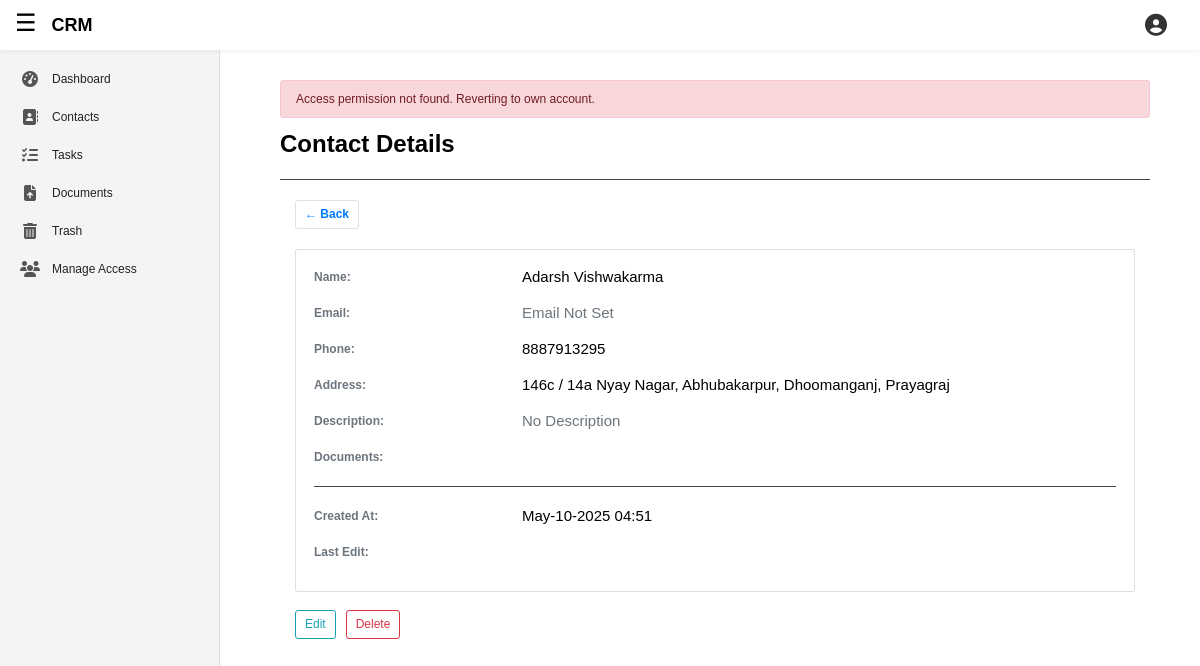
Page /apps/contacts/2/ (signed in) on the committed database.
### client/models.py (models this page shows, shortened)
class BaseModel(models.Model):
    is_deleted = models.BooleanField(default = False)
    deleted_at = models.DateTimeField(null = True, blank = True)
    class Meta:
        abstract = True

class Client(BaseModel):
    name = models.CharField(max_length=255)
    email = models.CharField(max_length=80)
    country_code = models.CharField(
        max_length=5,
        choices=COUNTRY_CODE_CHOICES,
        default='+91',
        blank = True,
        null = True,
    )
    phone = models.CharField(
        max_length=12,
        validators=[phone_number_validator],
        blank = True,
        null = True,
    )
    address = models.CharField(max_length=255, blank = True, null = True)
    description = models.TextField(blank = True, null = True)
    is_active = models.BooleanField(default=True)
    created_at = models.DateTimeField(auto_now_add=True)
    last_edit = models.DateTimeField(auto_now = True)
    objects = CustomManager()
    all_objects = models.Manager()
    list = models.ForeignKey(Project, on_delete=models.CASCADE)
    companyAssignee = models.ForeignKey(BusinessUser, on_delete=models.CASCADE)

### featuredApp/views.py (the view, shortened to what this page needs)
# urls.py: path('contacts/<int:pk>/', views.contact_detailed_view, name='appContactDetail'),
@login_required
def contact_detailed_view(request, pk):
    user = request.user.businessuser
    logged_in_user = request.user.businessuser
    active_business_user, is_success = get_active_business_user_with_permission(request, 'can_read_contact', show_err='Contact Read')
    if(active_business_user == logged_in_user):
        projects = Project.objects.filter(user = logged_in_user)
        contact = get_object_or_404(Client, companyAssignee = user, pk=pk)
        documents = Document.objects.filter(user = logged_in_user, related_to=contact)
    else:
        return redirect('appContacts')
    form_type = request.POST.get("form_type")
    formEditClient = ClientCreationForm(user = active_business_user, possible_projects = projects, instance = contact)
    context = {
        'contact': contact,
        'form': formEditClient,
        'documents': documents,
        'businessuser': user,
    }
    return render(
        request,
        'featuredApp/contact_detailed.html',
        context,
    )

### client/models.py (called while the page is built)
    def get_queryset(self):
        return super().get_queryset().filter(is_deleted = False)

    def __str__(self):
        return f'{self.name}'

### featuredApp/context_processor.py (called while the page is built)
def accessible_accounts(request):
    if request.user.is_authenticated:
        accounts = request.user.businessuser.accessible_accounts.select_related('owner', 'role')
        self_account = request.user.businessuser
    else:
        accounts = []
    return {
        'self_account': self_account,
        'accessible_accounts': accounts,
    }

### featuredApp/templates/featuredApp/contact_detailed.html (shortened to what this page needs)
{% extends 'featuredApp/base.html' %}
{% load static %}
{% load crispy_forms_tags %}
{% block addCSSlink %}
	<link rel="stylesheet" type="text/css" href="{% static 'featuredApp/pop_up.css' %}">
{% endblock addCSSlink %}
{% block contentBody1 %}
	<h2 class="font-weight-bold">Contact Details</h2>
	<hr class="division-line-h2" style="">
	<div class="container mt-4">
		<a href="{% url 'appContacts' %}" class="btn border font-weight-bold">
			← Back
		</a>
		<div style="padding-bottom: 20px;"></div>
	    <div class="card p-4 shadow-sm container-theme">
	        <div class="row mb-3">
	            <div class="col-md-3 text-muted font-weight-bold">Name:</div>
	            <div class="col-md-9 h5">{{ contact.name }}</div>
	        </div>
	        <div class="row mb-3">
	            <div class="col-md-3 text-muted font-weight-bold">Email:</div>
	            <div class="col-md-9 h5">
	            	{% if contact.email != "" %}
	            		{{ contact.email }}
	            	{% else %}
	            		<span class="text-muted">Email Not Set</span>
	            	{% endif %}
	            </div>
	        </div>
	        <div class="row mb-3">
	            <div class="col-md-3 text-muted font-weight-bold">Phone:</div>
	            <div class="col-md-9 h5">
		            {% if contact.phone != None %}
	            		{{ contact.phone }}
	            	{% else %}
	            		<span class="text-muted">Phone Number Not Set</span>
	            	{% endif %}
	        	</div>
	        </div>
	        <div class="row mb-3">
	            <div class="col-md-3 text-muted font-weight-bold">Address:</div>
	            <div class="col-md-9 h5">
	            	{% if contact.address != None %}
	            		{{ contact.address }}
	            	{% else %}
	            		<span class="text-muted">Phone Number Not Set</span>
	            	{% endif %}
	        	</div>
	        </div>
	        <div class="row mb-3">
	            <div class="col-md-3 text-muted font-weight-bold">Description:</div>
	            <div class="col-md-9 h5">
	            	{% if contact.description != "" %}
	            		{{ contact.description }}
	            	{% else %}
	            		<span class="text-muted">No Description</span>
	            	{% endif %}
	        	</div>
	        </div>
	        <div class="row">
	            <div class="col-md-3 text-muted font-weight-bold">Documents:</div>
	            <div class="col-md-9 h5">
	        	</div>
	        </div>
	        <hr class="division-line-h2" style="">
	        <div class="row mb-3">
	            <div class="col-md-3 text-muted font-weight-bold">Created At:</div>
	            <div class="col-md-9 h5">{{ contact.created_at|date:"M-d-Y H:i" }}</div>
	        </div>
	        <div class="row mb-3">
	            <div class="col-md-3 text-muted font-weight-bold">Last Edit:</div>
	            <div class="col-md-9 h5">{{ contact.last_edited|date:"M-d-Y H:i" }}</div>
	        </div>
	    </div>
	    <div class="mt-4 d-flex justify-content-start" style="column-gap: 10px;">
		    <button class="btn btn-outline-info" type="submit" onclick="openEditContactFormPopUp()">
		    	Edit
		    </button>
		    <form action="{% url 'appContactDelete' contact.id %}" method="post">
		    	<button class="btn btn-outline-danger" type="submit" href="{% url 'appContactDelete' contact.id %}">Delete</button>
		    </form>
	</div>
	</div>
{% endblock contentBody1 %}

### accounts/static/accounts/base.css (style rules this page uses)
body { background: #fafafa; color: #333333; margin-top: 5rem; }
h1, h2, h3, h4, h5, h6 { color: #444444; }

### featuredApp/static/featuredApp/base.css (style rules this page uses)
:root { --heading-color: black; --body-background-color: #ffffff; --body-color: #222; --top-header-background-color: #ffffff; --top-header-color: #222; --sidebar-background-color: #f4f4f4; --sidebar-color: #222; --sidebar-border-right-color: #e0e0e0; --menu-items-a-color: #222; --menu-items-a-i-color: #555; --menu-items-a-hover-background-color: #e0e0e0; --menu-items-a-hover-border-right-color: darkgray; --top-header-background-color: #ffffff; --top-header-menu-toggle-color: black; --top-header-logo-color: black; --top-header-right-nav-account-icon: #333; --top-header-box-shadow-color: rgba(0,0,0,0.05); --account-panel-background-color: #fff; --account-panel-border-left-color: #e5e5e5; --account-panel-company-name-color: #222; --account-panel-company-email-color: #777; --account-panel-body-a-hover: #007bff; --account-panel-header-border-bottom: #eee; --account-panel-header-profile-link-color: #0000EE; --account-panel-body-menu-background-color: #e0e0e0; --account-panel-appearance-color: black; --account-panel-appearance-background-color: #fff; --account-panel-appearance-border-left-color: #e5e5e5; --account-panel-appearance-back-img: black; --account-panel-appearance-menu-hover-background-color: #eee; --featuredApp-dashboard-welcome-box: linear-gradient(135deg, #f0f8ff, #e0f7fa); --featuredApp-dashboard-welcome-box-p-color: #adb5bd; --featuredApp-dashboard-division-line-h2: #444; --featuredApp-dashboard-ul-list-item-background-color: white; --featuredApp-dashboard-ul-list-item-color: black; --featuredApp-dashboard-ul-list-item-border-color: #e5e5e5; --featuredApp-dashboard-ul-list-item-a-hover: #007bff; --featuredApp-contacts-table-border-color: #e0e0e0; --featuredApp-contacts-a-hover: #007bff; --featuredApp-contacts-checkbox-accent-color: #007bff; --featuredApp-contacts-icon-button-background-color: white; --featuredApp-contacts-icon-button-color: black; --featuredApp-contacts-form-control-input-bg: #ffffff; --featuredApp-contacts-form-control-input-color: #222222; --featuredApp-contacts-form-control-input-border: #ccc; --featuredApp-contacts-form-control-input-placeholder: #888; --featuredApp-contacts-form-control-input-focus-border: #007bff; --featuredApp-contacts-form-control-input-caret-color: #222; --featuredApp-contacts-form-add-pop-up-window-background-color: white; --featuredApp-contacts-form-add-pop-up-window-color: black; --featuredApp-tasks-date-and-time: invert(0); --featuredApp-trash-table-striped-odd-background-color: #fff; --featuredApp-trash-table-striped-odd-color: #f9f9f9; }
html, body { font-size: 12px; margin: 0; padding: 0; font-family: sans-serif; height: 100%; }
h1, h2, h3, h4, h5, h6 { color: var(--heading-color); }
.handle-body-level { background-color: var(--body-background-color); color: var(--body-color); padding-bottom: 200px; }

### featuredApp/templates/featuredApp/contact_detailed.html (style rules this page uses)
.division-line-h2 { margin: 20px 0; border-color: var(--featuredApp-dashboard-division-line-h2); }
.container-theme, .close-popup-btn, .content-section, .add-pop-up-window { background-color: var(--featuredApp-contacts-form-add-pop-up-window-background-color); color: var(--featuredApp-contacts-form-add-pop-up-window-color); }

### rows in the picture
Client: name "Adarsh Vishwakarma", phone "8887913295", address "146c / 14a Nyay Nagar, Abhubakarpur, Dhoomanganj, Prayagraj", created_at "May-10-2025 04:51"

### other values in the picture
{{ message }} "Access permission not found. Reverting to own account."
